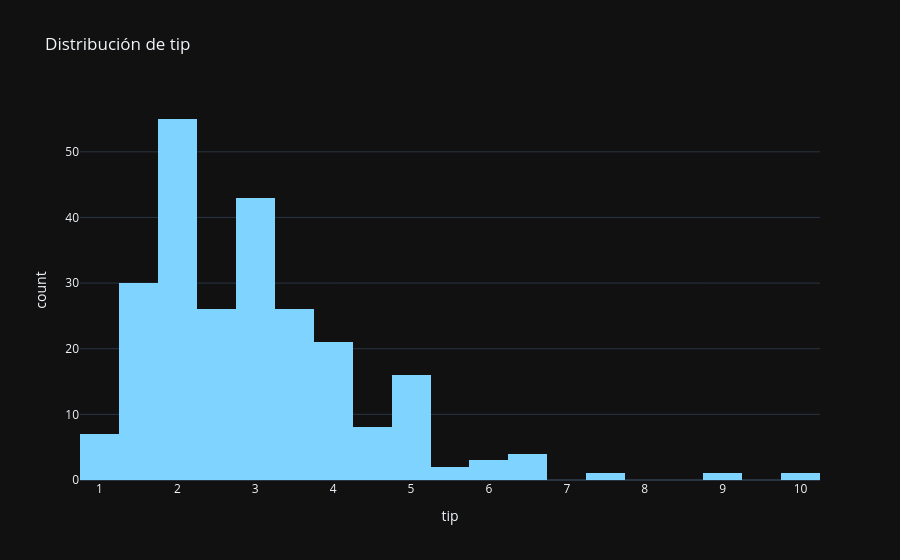

Notebook code cell kept with this figure:
### Code cell
# 2.3 Variable objetivo
TARGET = "tip"
if TARGET and TARGET in df.columns:
    if "regresion" == 'regresion':
        display(df[TARGET].describe().to_frame())
        px.histogram(df, x=TARGET, nbins=40, title=f'Distribución de {TARGET}').show()
    else:
        vc = df[TARGET].value_counts(dropna=False)
        display(pd.DataFrame({'n': vc, '%': (vc/len(df)*100).round(2)}))
        px.bar(x=vc.index.astype(str), y=vc.values, labels={'x': TARGET, 'y': 'n'},
               title=f'Balance de clases — {TARGET}').show()
        imb = vc.min()/vc.max()
        print(f'Ratio min/max de clases: {imb:.2f}' + ('  ⚠️ desbalanceado' if imb < 0.4 else ''))
else:
    print('Sin target supervisado en esta etapa.')

### Figure 1 — Plotly figure (JSON) as saved in the notebook; plotly's stock layout.template omitted (floating-point values rounded to 4 significant figures; data arrays with more than 128 entries replaced by an {"elided": "..."} marker saying what was removed)
{"data": [{"bingroup": "x", "hovertemplate": "tip=%{x}<br>count=%{y}<extra></extra>", "legendgroup": "", "marker": {"color": "#7fd4ff", "pattern": {"shape": ""}}, "name": "", "nbinsx": 40, "orientation": "v", "showlegend": false, "type": "histogram", "x": {"elided": "244 float values"}, "xaxis": "x", "yaxis": "y"}], "layout": {"barmode": "relative", "legend": {"tracegroupgap": 0}, "title": {"text": "Distribución de tip"}, "xaxis": {"anchor": "y", "domain": [0.0, 1.0], "title": {"text": "tip"}}, "yaxis": {"anchor": "x", "domain": [0.0, 1.0], "title": {"text": "count"}}}}
